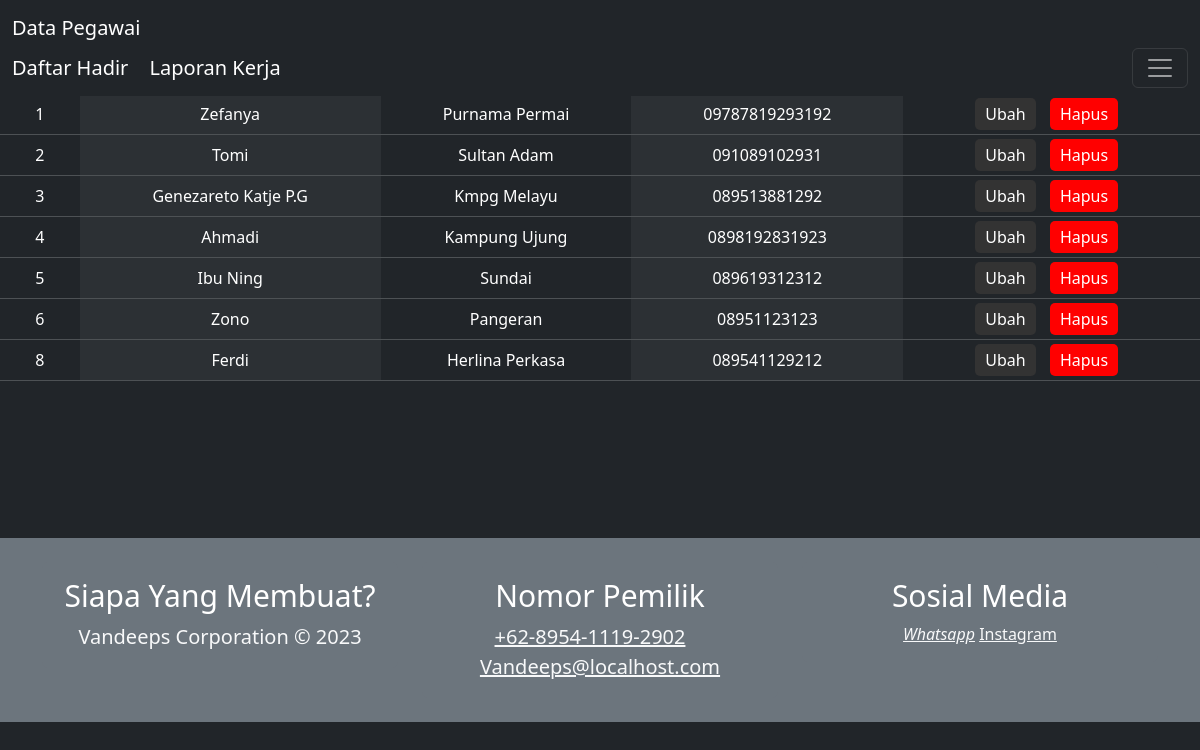
Page /viewpegawai.php on the committed database.
### tables this page shows
CREATE TABLE `data_karyawan` (
  `NIP` varchar(16) NOT NULL,
  `nama` varchar(100) NOT NULL,
  `alamat` varchar(100) NOT NULL,
  `hp` varchar(16) NOT NULL
);

### viewpegawai.php (the view, shortened to what this page needs)
<!DOCTYPE html>
<html lang="en">
<head>
  <link rel="stylesheet" href="style1.css" />
  <link href="https://cdn.jsdelivr.net/npm/bootstrap@5.3.1/dist/css/bootstrap.min.css" rel="stylesheet">
</head>
<body>
<a class="btn btn-primary" data-bs-toggle="offcanvas" href="#offcanvasExample" role="button" aria-controls="offcanvasExample">
</a>
<nav class="navbar navbar-dark bg-dark fixed-top">
  <div class="container-fluid">
    <a class="navbar-brand" href="index.php">Data Pegawai</a>
    <div>
    <a class="navbar-brand" href="tambahabsen.php"> Daftar Hadir </a>
    <a class="navbar-brand" href="tambahlaporan.php"> Laporan Kerja </a>
    </div>
    <button class="navbar-toggler" type="button" data-bs-toggle="offcanvas" data-bs-target="#offcanvasDarkNavbar" aria-controls="offcanvasDarkNavbar" aria-label="Toggle navigation">
      <span class="navbar-toggler-icon"></span>
    </button>
  </div>
</nav>
      <div>
  <table class="table table-dark table-striped-columns"  align="right" bgcolor="gray">
  <thead bgcolor="gray" align="center">
            <tr>
                <th>NIP</th>
                <th>NAMA PEGAWAI</th>
                <th>ALAMAT</th>
                <th>NOMOR TELEFON</th>
                <th colspan="2">AKSI</th>
            </tr>
      </thead>
      <tbody bgcolor="gray" style="text-align: center; width=80% color:white;">
            <?php
            include "koneksi.php";
            $tampil = mysqli_query($koneksi, "SELECT * FROM data_karyawan");
            while ($row = mysqli_fetch_array($tampil)) {
                echo "<tr>
                <td>" . $row[0] . "</td>
                <td>" . $row[1] . "</td>
                <td>" . $row[2] . "</td>
                <td>" . $row[3] . "</td>
                <td bgcolor='gray'>
                <a href='editpegawai.php?NIP=" . $row[0] . "' id='butViewEdit'>Ubah</a>
                <a href='procDeletepegawai.php?NIP=" . $row[0] . "' id='butViewDelete'>Hapus</a>
                </td>
            </tr>";
            }
            ?>
      </tbody>
  </table>
</div>
<footer>
		<div class="jumbotron jumbotron-fluid bg-secondary p-4 mt-5 mb-0">
			<div class="container">
				<div class="row">
					<div class="col-12 col-sm-12 col-md-12 col-lg-4 col-xl-4 cizgi">
						<div class="card bg-secondary border-0">
							<div class="card-body text-light text-center">
								<h5 class="card-title text-white display-4" style="font-size:30px">Siapa Yang Membuat?</h5>
							<p class="d-inline lead">Vandeeps Corporation © 2023<br>
							</p>
							</div>
						</div>
					</div>
					<div class="col-12 col-sm-12 col-md-6 col-lg-4 col-xl-4 cizgi">
						<div class="card bg-secondary border-0">
							<div class="card-body text-center">
								<h5 class="card-title text-white display-4" style="font-size:30px">Nomor Pemilik</h5>
								<a class="text-light d-block lead" style="margin-left: -20px" href="https://wa.me/+62895411192902"><i class="fa fa-phone mr-2"></i>+62-8954-1119-2902</a>
								<a class="text-light d-block lead" href="#"><i class="fa fa-envelope mr-2"></i>Vandeeps@localhost.com</a>
							</div>
						</div>
					</div>
					<div class="col-12 col-sm-12 col-md-6 col-lg-4 col-xl-4">
						<div class="card bg-secondary border-0">
							<div class="card-body text-center">
							<h5 class="card-title text-white display-4" style="font-size:30px">Sosial Media</h5>
									<a class="text-light" href="https://wa.me/+62895411192902"><i class="fa fa-twitter-square fa-fw fa-2x">Whatsapp</i></a>
									<a class="text-light" href="https://instagram.com/evannsss._?igshid=OGQ5ZDc2ODk2ZA=="><i class="fa fa-instagram fa-fw fa-2x"></i>Instagram</a>
							</div>
						</div>
					</div>
				</div>
			</div>
		</div>
	</footer>
</body>
</html>

### style1.css (style rules this page uses)
*, html { margin: 0; padding: 0; }
body { background-color: #555; margin: 0; padding: 0; }
tBody { width: 80%; }
#butViewEdit { color: #fff; background-color:#333; padding: 5px 10px; margin-right: 10px; text-decoration: none; border-radius: 5px; }
#butViewDelete { color: #fff; background-color: red; padding: 5px 10px; margin-right: 10px; text-decoration: none; border-radius: 5px; }

### viewpegawai.php (style rules this page uses)
body { background-image: url('mantap.png'); background-size:cover; background-position: center; background-repeat: repeat; }
.navbar-brand { width: 990px; }
body { background-color: #f0f0f0; }
table { margin-top:15px; }
footer { margin-top: 500px; }

### rows in the picture
data_karyawan: NIP "1", nama "Zefanya", alamat "Purnama Permai", hp "09787819293192"
data_karyawan: NIP "2", nama "Tomi", alamat "Sultan Adam", hp "091089102931"
data_karyawan: NIP "3", nama "Genezareto Katje P.G", alamat "Kmpg Melayu", hp "089513881292"
data_karyawan: NIP "4", nama "Ahmadi", alamat "Kampung Ujung", hp "0898192831923"
data_karyawan: NIP "5", nama "Ibu Ning", alamat "Sundai", hp "089619312312"
data_karyawan: NIP "6", nama "Zono", alamat "Pangeran", hp "08951123123"
data_karyawan: NIP "8", nama "Ferdi", alamat "Herlina Perkasa", hp "089541129212"
